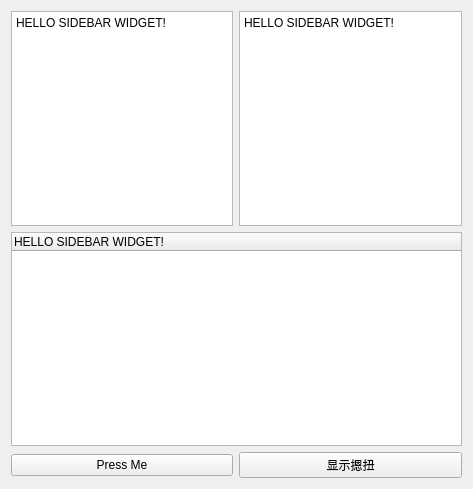
<?xml version="1.0" encoding="UTF-8"?>
<ui version="4.0">
 <class>TestMain</class>
 <widget class="QWidget" name="TestMain">
  <property name="geometry">
   <rect>
    <x>0</x>
    <y>0</y>
    <width>473</width>
    <height>489</height>
   </rect>
  </property>
  <property name="windowTitle">
   <string>Form</string>
  </property>
  <layout class="QGridLayout" name="gridLayout">
   <item row="0" column="0">
    <widget class="QTextEdit" name="textEdit">
     <property name="html">
      <string>&lt;!DOCTYPE HTML PUBLIC &quot;-//W3C//DTD HTML 4.0//EN&quot; &quot;http://www.w3.org/TR/REC-html40/strict.dtd&quot;&gt;
&lt;html&gt;&lt;head&gt;&lt;meta name=&quot;qrichtext&quot; content=&quot;1&quot; /&gt;&lt;meta charset=&quot;utf-8&quot; /&gt;&lt;style type=&quot;text/css&quot;&gt;
p, li { white-space: pre-wrap; }
hr { height: 1px; border-width: 0; }
li.unchecked::marker { content: &quot;\2610&quot;; }
li.checked::marker { content: &quot;\2612&quot;; }
&lt;/style&gt;&lt;/head&gt;&lt;body style=&quot; font-family:'Microsoft YaHei UI'; font-size:9pt; font-weight:400; font-style:normal;&quot;&gt;
&lt;p style=&quot; margin-top:0px; margin-bottom:0px; margin-left:0px; margin-right:0px; -qt-block-indent:0; text-indent:0px;&quot;&gt;HELLO SIDEBAR WIDGET!&lt;/p&gt;&lt;/body&gt;&lt;/html&gt;</string>
     </property>
    </widget>
   </item>
   <item row="0" column="1">
    <widget class="QPlainTextEdit" name="plainTextEdit">
     <property name="plainText">
      <string>HELLO SIDEBAR WIDGET!</string>
     </property>
    </widget>
   </item>
   <item row="2" column="0" colspan="2">
    <widget class="QTreeWidget" name="treeWidget">
     <column>
      <property name="text">
       <string>HELLO SIDEBAR WIDGET!</string>
      </property>
     </column>
    </widget>
   </item>
   <item row="3" column="0">
    <widget class="QPushButton" name="pushButton">
     <property name="text">
      <string>Press Me</string>
     </property>
    </widget>
   </item>
   <item row="3" column="1">
    <widget class="QPushButton" name="pushButton_2">
     <property name="text">
      <string>显示摁扭</string>
     </property>
    </widget>
   </item>
  </layout>
 </widget>
 <resources/>
 <connections/>
</ui>
